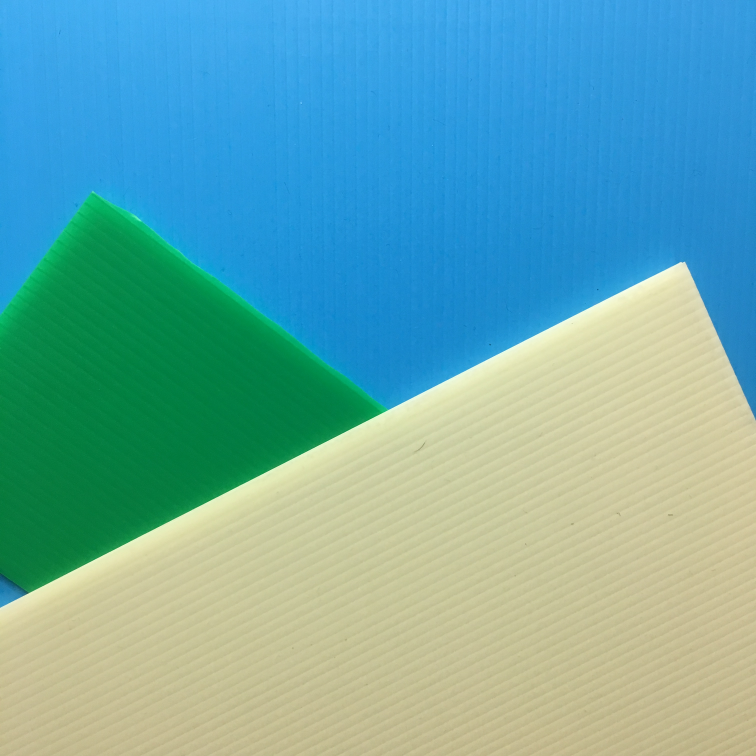
#> input picture week12/IMG_3973.JPG, 3024 x 3024 px, given in place of the camera (shown at 1/4 size)
$ python AOI.py
#> lines starting #> are read from the running program, lines starting #| are printed output that depends on the picture; after the words box and inside, x2 and y2 are one past the last pixel; in counts of white or black regions, pixels touching at a corner belong together; long printed decimals are rounded
# cython: language_level=3
import cv2
import numpy as np
import serial


# ls /dev/tty*
com = "/dev/ttyACM0"
baudrate = 38400
timeout = 1
write_timeout = 0.1
rtscts = True
uart = serial.Serial(com, baudrate, timeout=timeout,
                     rtscts=rtscts, write_timeout=write_timeout)


def write(str):
    print(str)
    try:
        uart.write(str.encode())
    except Exception as e:
        print(e)


def mask_filter(mask):
    kernel = np.ones([5, 5], np.uint8)
    erode = cv2.erode(mask, kernel, iterations=2)
    dilate = cv2.dilate(erode, kernel, iterations=2)
    return dilate


def find_color_center(frame, contours):
    sum_center_x = 0
    sum_center_y = 0
    num_rectangle = len(contours)
    for c in range(len(contours)):
        area = cv2.contourArea(contours[c])
        M = cv2.moments(contours[c])
        center_x = int(M['m10']/M['m00'])
        center_y = int(M['m01']/M['m00'])
        if area < 500:
            center_x = 0
            center_y = 0
            num_rectangle -= 1

        img = cv2.drawContours(frame, contours, c, (0, 0, 255), 1)
        sum_center_x += center_x
        sum_center_y += center_y

    if num_rectangle > 0:
        COG_x = sum_center_x/num_rectangle
        COG_y = sum_center_y/num_rectangle
        img1 = cv2.circle(
            img, [int(COG_x), int(COG_y)], 3, [0, 0, 255], -1)
        return img1, COG_x

    return frame, 0


def input_color():
    gate_through_color = [0, 0, 0]
    print('Input 1st through gate color')
    gate_through_color[0] = int(input("[0]:cyan [1]:green >"))

    print('Input 2nd through gate color')
    gate_through_color[1] = int(input("[0]:orange [1]:blue >"))

    print('Input 3rd through gate color')
    gate_through_color[2] = int(input("[0]:green [1]:red >"))

    return gate_through_color


def car_direction(frame, center_x):
    pixel_distance = 200
    print("dis = ", frame.shape[1]/2-center_x)
    if (frame.shape[1]/2-center_x) > pixel_distance:  # 3或-3可在調整
        print('A')
        write('A')
    elif (frame.shape[1]/2-center_x) < -pixel_distance:
        print('D')
        write('D')
    else:
        print('W')
        write('W')
    cv2.waitKey(500)


def condition(frame, frame1, lower_upper_hsv):
    hsv = cv2.cvtColor(frame1, cv2.COLOR_BGR2HSV)
    mask = cv2.inRange(hsv, np.asarray(
        lower_upper_hsv[0]), np.asarray(lower_upper_hsv[1]))
    dilate = mask_filter(mask)
    contours, _ = cv2.findContours(
        dilate, cv2.RETR_EXTERNAL, cv2.CHAIN_APPROX_SIMPLE)

    global gate

    print('len(contours)=', len(contours))
    if(len(contours) == 0):
        gate += 1
        write('G')
        cv2.waitKey(1000)
        return frame, dilate

    colorgate_center, center_x = find_color_center(frame, contours)
    car_direction(frame, center_x)

    return colorgate_center, dilate


# [43 lines left out: functions findRectangle, findCircle, FindMarker, not called in this run]


def keyCondition(keypress):
    if keypress == ord("w"):
        write('W')
    if keypress == ord("a"):
        write('A')
    if keypress == ord("s"):
        write('S')
    if keypress == ord("d"):
        write('D')
    if keypress == ord("g"):
        write('G')
    if keypress == ord("e"):
        write('Q')
    if keypress == ord("r"):
        write('E')


hsv_list = [
    # 1st Gate
    [
        # ----Lower----  ----Upper----
        [[95, 90, 145], [108, 255, 255]],   # cyan
        [[36, 50, 110], [75, 255, 210]]     # green
    ],
    # 2rd Gate
    [
        [[7, 100, 170], [20, 255, 255]],    # orange
        [[109, 160, 130], [115, 255, 255]]  # blue
    ],
    # 3nd Gate
    [
        [[70, 135, 130], [95, 255, 255]],   # green
        [[0, 110, 100], [8, 255, 255]]     # red
    ]
]

gate = 0


def main():
    isFirstFixed = True
    gate_through_color = input_color()
#> the answer given: 1
#> the answer given: 1
#> the answer given: 1
    cap = cv2.VideoCapture('/dev/video0')
    # cap = cv2.VideoCapture('record1.avi')

    width = int(cap.get(cv2.CAP_PROP_FRAME_WIDTH))
    height = int(cap.get(cv2.CAP_PROP_FRAME_HEIGHT))
    fourcc = cv2.VideoWriter_fourcc(*'XVID')
    writer_origin = cv2.VideoWriter('origin.avi', fourcc, 5, (width, height))
    writer_erode = cv2.VideoWriter(
        'erode.avi', fourcc, 5, (width, height), False)
    writer_filter = cv2.VideoWriter('filter.avi', fourcc, 5, (width, height))

    while uart != 0:
        ret, frame = cap.read()
#> frame is the input picture: shape (3024, 3024, 3); mean B, G, R 170.1, 170.7, 107.5
        if(ret == False):
            break

        writer_origin.write(frame)
        print(f'Gate={gate}')
        keypress = cv2.waitKey(1)
#> (key e is pressed here)
        if keypress == ord("q"):
            break
        keyCondition(keypress)

        frame1 = frame.copy()
        if (gate == 0 or gate == 2):  # 新增的(過濾地面綠色)
            frame1[int(frame1.shape[0]*7/11):, :, 1] = 0
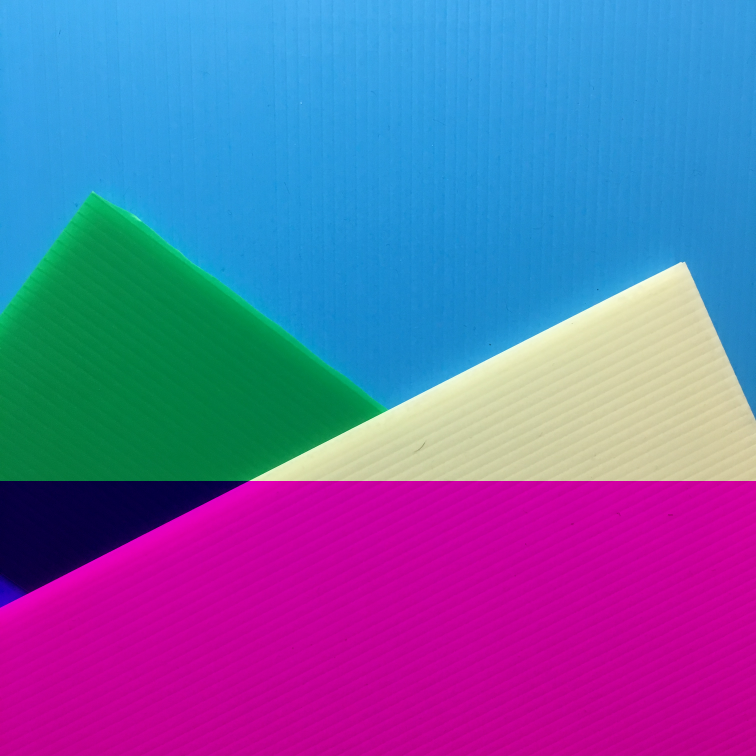
#> frame1: shape (3024, 3024, 3) (shown at 1/4 size); mean B, G, R 170.1, 101.5, 107.5
        if(gate < 3):
            colorgate_center, erode = condition(
                frame, frame1, hsv_list[gate][gate_through_color[gate]])
#> in condition, `hsv = cv2.cvtColor(frame1, cv2.COLOR_BGR2HSV)`: hsv: shape (3024, 3024, 3); mean H, S, V 110.4, 213.2, 198.4
#> in condition, `mask = cv2.inRange(hsv, np.asarray( lower_upper_hsv[0]), np.asarray(lo..`:
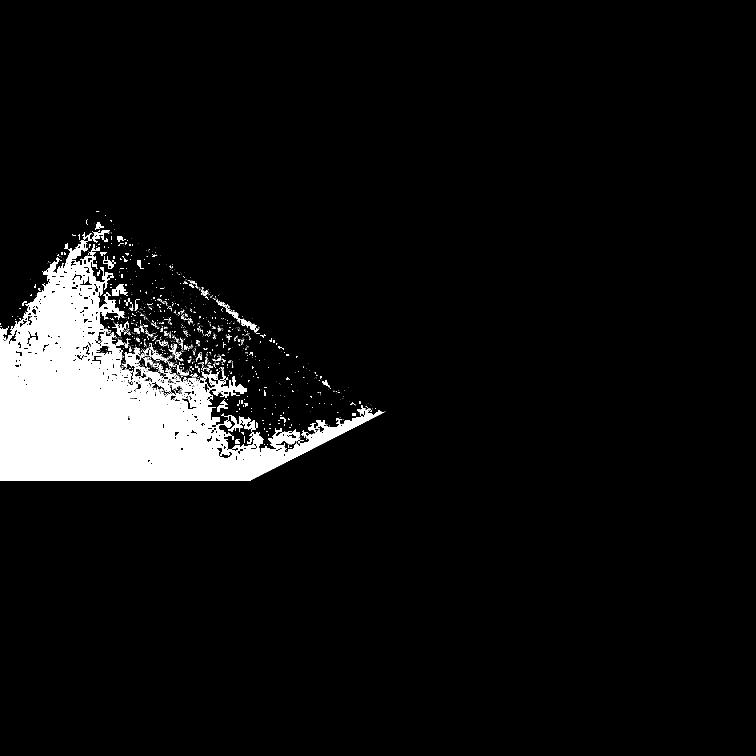
#> mask: shape (3024, 3024) (shown at 1/4 size); 6.5% white; 2155 white regions (1919 under 20 px), largest, box (x1, y1, x2, y2) and area: (0, 932, 1535, 1924) 556677, (830, 1496, 986, 1590) 5587, (447, 1136, 510, 1184) 1671
#> in mask_filter, `erode = cv2.erode(mask, kernel, iterations=2)`:
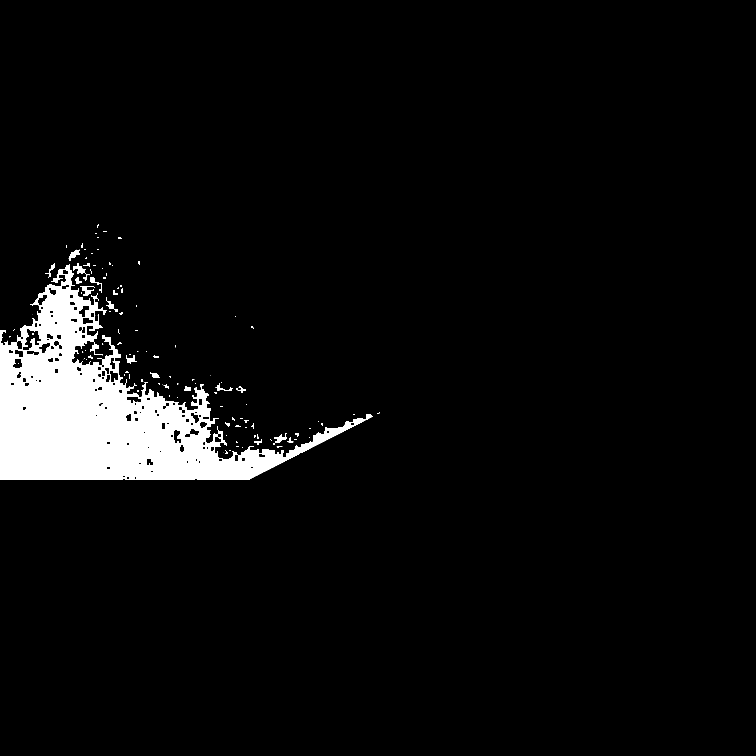
#> erode: shape (3024, 3024) (shown at 1/4 size); 4.9% white; 132 white regions (46 under 20 px), largest, box (x1, y1, x2, y2) and area: (0, 1056, 1490, 1920) 433128, (320, 1144, 374, 1184) 1020, (292, 1052, 342, 1096) 1019
#> in mask_filter, `dilate = cv2.dilate(erode, kernel, iterations=2)`:
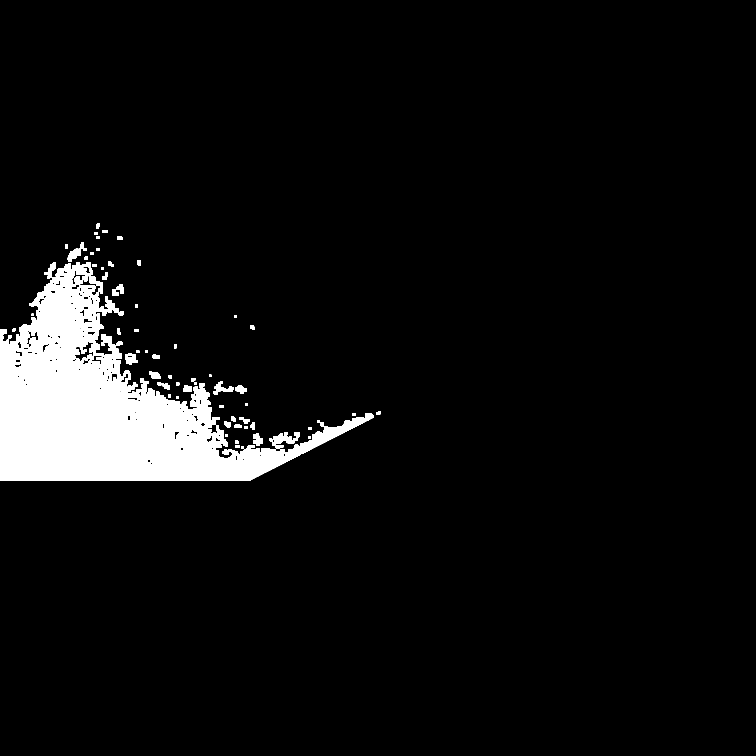
#> dilate: shape (3024, 3024) (shown at 1/4 size); 5.9% white; 68 white regions
#> in condition, `contours, _ = cv2.findContours( dilate, cv2.RETR_EXTERNAL, cv2.CHAIN_A..`: contours = 66 contours; largest, box (x1, y1, x2, y2) and area: (0, 1048, 1494, 1924) 526498, (271, 970, 346, 1046) 2014, (854, 1524, 934, 1578) 1746, (500, 1412, 550, 1458) 1670, (176, 1050, 224, 1114) 1294
#| len(contours)= 66
#> in find_color_center, `num_rectangle = len(contours)`: num_rectangle = 66
#> the loop in find_color_center, `for c in range(len(contours)):` made 66 passes
#> (area, num_rectangle, sum_center_x, sum_center_y) on passes 1, 2, 3, 5, 6, 7, 8, 9, 10, 11, 12, 13: (117.5, 65, 0, 0), (183.5, 64, 0, 0), (180, 63, 0, 0), (99, 62, 1033, 1767), (168.5, 61, 1033, 1767), (99, 60, 1033, 1767), (235, 59, 1033, 1767), (398, 58, 1033, 1767), (117.5, 57, 1033, 1767), (121, 56, 1033, 1767), (347, 55, 1033, 1767), (405.5, 54, 1033, 1767)
#> (area, num_rectangle) on passes 62 to 66: (303, 17), (165, 16), (139.5, 15), (189, 14), (228, 13)
#> after the loop in find_color_center, `for c in range(len(contours)):`: num_rectangle = 13; sum_center_x = 8290; sum_center_y = 18633
#> in find_color_center, `COG_x = sum_center_x/num_rectangle`: COG_x = 637.7
#> in find_color_center, `COG_y = sum_center_y/num_rectangle`: COG_y = 1433.3
#> in condition, `colorgate_center, center_x = find_color_center(frame, contours)`: center_x = 637.7
#| dis =  874.308
        if (gate == 3):
            if(isFirstFixed):
                isFirstFixed = False
                write('E')
                cv2.waitKey(500)
                write('W')
                cv2.waitKey(2000)
                write('G')
                cv2.waitKey(300)
            findRectangle(frame)
        if gate == 4:
            findCircle(frame)
        if gate == 5:
            break

        cv2.waitKey(100)
        writer_erode.write(erode)
        writer_filter.write(colorgate_center)

        cv2.imshow("mask", erode)
        cv2.imshow("video", colorgate_center)

    write('G')
    cap.release()
    cv2.destroyAllWindows()
    writer_origin.release()
    writer_erode.release()
    writer_filter.release()


# [44 lines left out: functions record, test, not called in this run]


if __name__ == '__main__':
    main()
    # record()
    # test()
